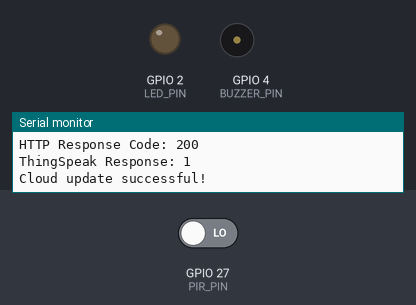
Bench run of a sketch on a simulated ESP32. Parts: output pins drawn as LEDs (lit = HIGH), buzzer (waves = sounding), the last lines printed to the serial monitor. The test bench sets the inputs (shaded band); at power-on: GPIO 27 (PIR_PIN) LOW. WiFi joins after 1.5 s; servers stay silent unless stated; web services answer with replies made up by the test bench.

Above: at 2.7 s.
2.8 s: GPIO 27 (PIR_PIN) driven HIGH
At 4.4 s:
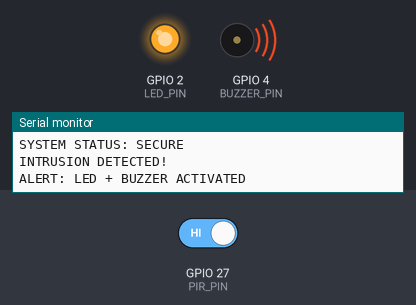
5.2 s: GPIO 27 (PIR_PIN) driven LOW
At 6.0 s:
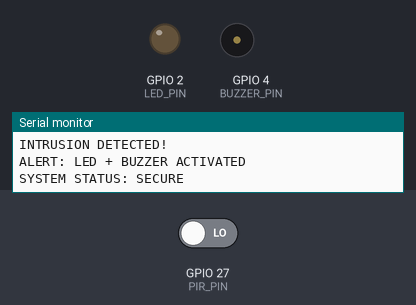
Timing chart, 0 to 8.2 s (numbered marks = the images above; inputs shaded):
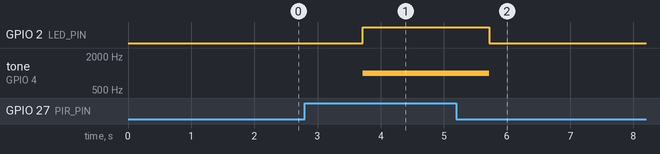

Measured:
- after the input at 2.8 s, GPIO 2 (LED_PIN): LOW → HIGH after 0.91 s; tone on GPIO 4 (BUZZER_PIN): silent → 1000 Hz after 0.91 s
- after the input at 5.2 s, GPIO 2 (LED_PIN): HIGH → LOW after 0.51 s; tone on GPIO 4 (BUZZER_PIN): 1000 Hz → silent after 0.51 s

The sketch:

smart_motion_security_cloud.ino
```cpp
#include <WiFi.h>
#include <HTTPClient.h>
#include <WiFiClientSecure.h>

// ---------- PIN CONFIGURATION ----------
const int PIR_PIN = 27;
const int LED_PIN = 2;
const int BUZZER_PIN = 4;

// ---------- WI-FI ----------
const char* WIFI_SSID = "Wokwi-GUEST";
const char* WIFI_PASSWORD = "";

// ---------- THINGSPEAK ----------
const char* THINGSPEAK_API_KEY = "IYZX7D2E4ED4UM9F";

// Send data every 20 seconds
unsigned long lastCloudUpdate = 0;
const unsigned long CLOUD_INTERVAL = 20000;


// ---------- SETUP ----------
void setup() {

  pinMode(PIR_PIN, INPUT);
  pinMode(LED_PIN, OUTPUT);
  pinMode(BUZZER_PIN, OUTPUT);

  Serial.begin(115200);

  Serial.println();
  Serial.println("================================");
  Serial.println(" SMART MOTION SECURITY SYSTEM");
  Serial.println("================================");

  // Connect to Wi-Fi
  Serial.print("Connecting to Wi-Fi");

  WiFi.mode(WIFI_STA);
  WiFi.begin(WIFI_SSID, WIFI_PASSWORD);

  while (WiFi.status() != WL_CONNECTED) {
    delay(500);
    Serial.print(".");
  }

  Serial.println();
  Serial.println("Wi-Fi connected!");

  Serial.print("IP Address: ");
  Serial.println(WiFi.localIP());

  Serial.println("System Status: SECURE");
}


// ---------- MAIN LOOP ----------
void loop() {

  int motion = digitalRead(PIR_PIN);

  int motionStatus;
  int securityStatus;
  int ledStatus;
  int alarmStatus;


  // ---------- MOTION DETECTED ----------
  if (motion == HIGH) {

    digitalWrite(LED_PIN, HIGH);
    tone(BUZZER_PIN, 1000);

    motionStatus = 1;
    securityStatus = 1;
    ledStatus = 1;
    alarmStatus = 1;

    Serial.println("INTRUSION DETECTED!");
    Serial.println("ALERT: LED + BUZZER ACTIVATED");
  }


  // ---------- NO MOTION ----------
  else {

    digitalWrite(LED_PIN, LOW);
    noTone(BUZZER_PIN);

    motionStatus = 0;
    securityStatus = 0;
    ledStatus = 0;
    alarmStatus = 0;

    Serial.println("SYSTEM STATUS: SECURE");
  }


  // ---------- SEND DATA TO THINGSPEAK ----------
  if (WiFi.status() == WL_CONNECTED &&
      (lastCloudUpdate == 0 ||
       millis() - lastCloudUpdate >= CLOUD_INTERVAL)) {

    sendToThingSpeak(
      motionStatus,
      securityStatus,
      ledStatus,
      alarmStatus
    );

    lastCloudUpdate = millis();
  }

  delay(1000);
}


// ---------- THINGSPEAK FUNCTION ----------
void sendToThingSpeak(
  int motion,
  int security,
  int led,
  int alarm
) {

  WiFiClientSecure client;
  client.setInsecure();

  HTTPClient http;

  String url = "https://api.thingspeak.com/update?api_key=";

  url += THINGSPEAK_API_KEY;

  url += "&field1=";
  url += motion;

  url += "&field2=";
  url += security;

  url += "&field3=";
  url += led;

  url += "&field4=";
  url += alarm;

  Serial.println("Sending data to ThingSpeak...");

  http.begin(client, url);

  int httpCode = http.GET();

  Serial.print("HTTP Response Code: ");
  Serial.println(httpCode);

  String response = http.getString();

  Serial.print("ThingSpeak Response: ");
  Serial.println(response);

  if (httpCode == 200) {
    Serial.println("Cloud update successful!");
  }
  else {
    Serial.println("Cloud update failed!");
  }

  http.end();
}
```
